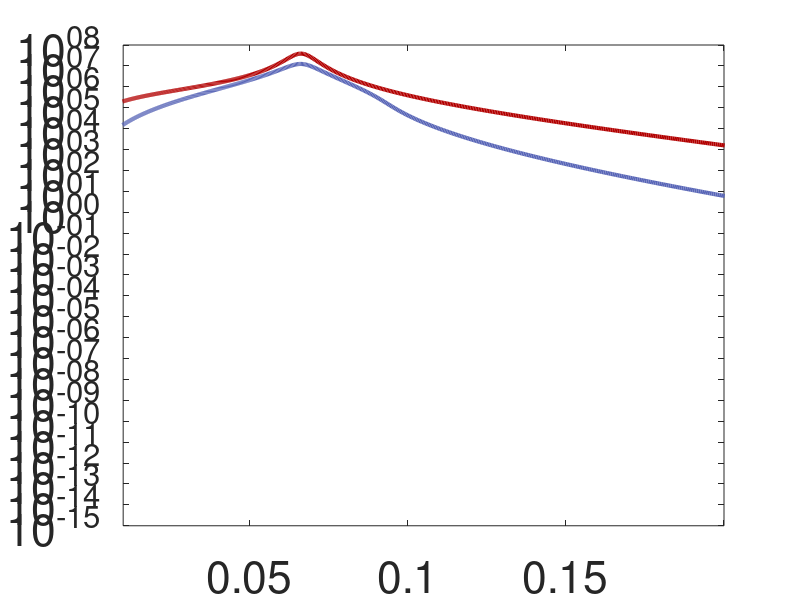

This figure's MATLAB source: (Note: this script raises an error after producing the figure.)

% *** plot fig2c
clc
close all

load('spectral_htc.mat')

% *** plot setup
wToeV = 6.5821e-16;
cbound = [0.7,0,0]; coptimal = [0.3477, 0.3984, 0.7188];

% *** plot spectral HTC
lw = 3; fs = 37;
figure1 = figure;
set(figure1,'defaultAxesColorOrder',[[0 0 0]; [0 0 0]]);
set(gcf,'color','w');
axes1 = axes('Parent',figure1);
set(axes1,'fontsize',fs)
hold(axes1,'on');
box(axes1,'on');

p2=semilogy(freq,bound_whtc,'linewidth',lw,'color',cbound,'displayname','MgF2');
p1=semilogy(freq,optimal_whtc,'linewidth',lw,'color',coptimal,'displayname','LST-constrained optimal');
hold on
set(gca, 'YScale', 'log')
xlim([0.01,0.2])
set(gca,'xaxislocation','origin','fontsize',fs-5)
ax = gca; ax.XAxis.Exponent = 0;
hold on 
box off
ylabel('Spectral HTC (Wm^{-2}K^{-1}eV^{-1})','interpreter','tex','fontsize',fs+3);
xlabel('Frequency, \omega (eV)','fontsize',fs+3,'interpreter','tex'); 
set(gcf,'position',[10,200,900,800]); 

annotation('textbox',[0.3,0.5,0.3,0.12],'EdgeColor','none','String','ideal metal','color',coptimal,'FontSize',fs-5,'Linewidth',lw-1)
annotation('textbox',[0.45,0.67,0.3,0.12],'EdgeColor','none','String','bound','color',cbound,'FontSize',fs-5,'Linewidth',lw-1)

set(gcf,'renderer','painters')
print -depsc2 spectral.eps